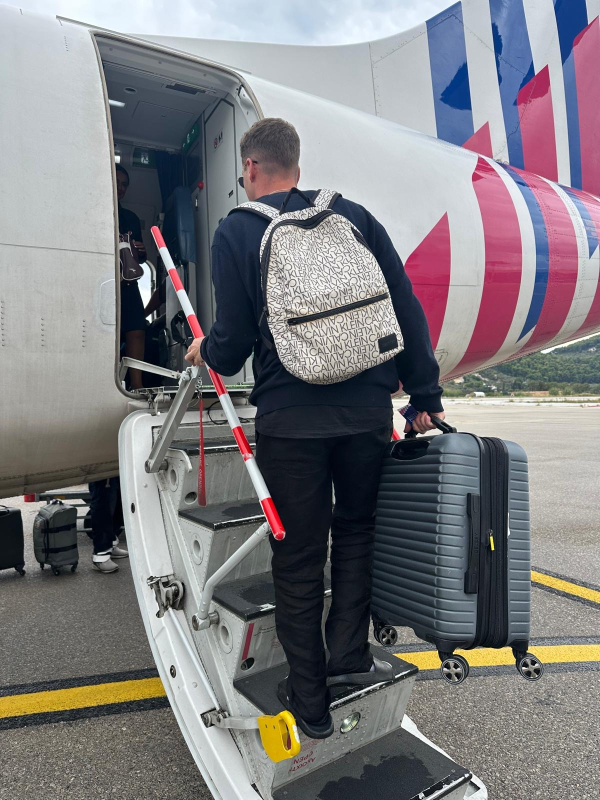
#> input picture images/original.jpg, 1200 x 1600 px (shown at 1/2 size)
$ python choreo.py ../images/original.jpg ../images/original.jpg ../images/original.jpg
#> lines starting #> are read from the running program, lines starting #| are printed output that depends on the picture; after the words box and inside, x2 and y2 are one past the last pixel; in counts of white or black regions, pixels touching at a corner belong together
# Camera choreography on the original photo (no AI):
# 1) slight zoom, glide left->right  2) zoom out to the full photo  3) zoom in to the pool, easing to a near stop.
import numpy as np, subprocess, sys
from PIL import Image, ImageFilter, ImageEnhance
from scipy.interpolate import PchipInterpolator
img=Image.open(sys.argv[1]).convert('RGB'); FF=sys.argv[2]; out=sys.argv[3]
#> further down, img is the input picture: PIL image 1200x1600 RGB; mean R, G, B 125.8, 124.1, 127.3
W,H=img.size; OW,OH,fps=720,1280,24; ar=OW/OH
#> after `W, H = img.size`: W = 1200; H = 1600
EH=int(round(W/ar)); oy=(EH-H)/2           # extended canvas tall enough to show the full photo in 9:16
#> after `EH = int(round(W / ar))`: EH = 2133
#> after `oy = (EH - H) / 2`: oy = 266.5
s=max(W/W,EH/H); bg=img.resize((int(W*s)+2,int(H*s)+2),Image.LANCZOS)
#> after `s = max(W / W, EH / H)`: s = 1.33
bx=(bg.width-W)//2; bg=bg.crop((bx,0,bx+W,EH)).filter(ImageFilter.GaussianBlur(45))
#> after `bx = (bg.width - W) // 2`: bx = 200
#> after `bg = bg.crop((bx, 0, bx + W, EH)).filter(ImageFilter.GaussianBlur(45))`:
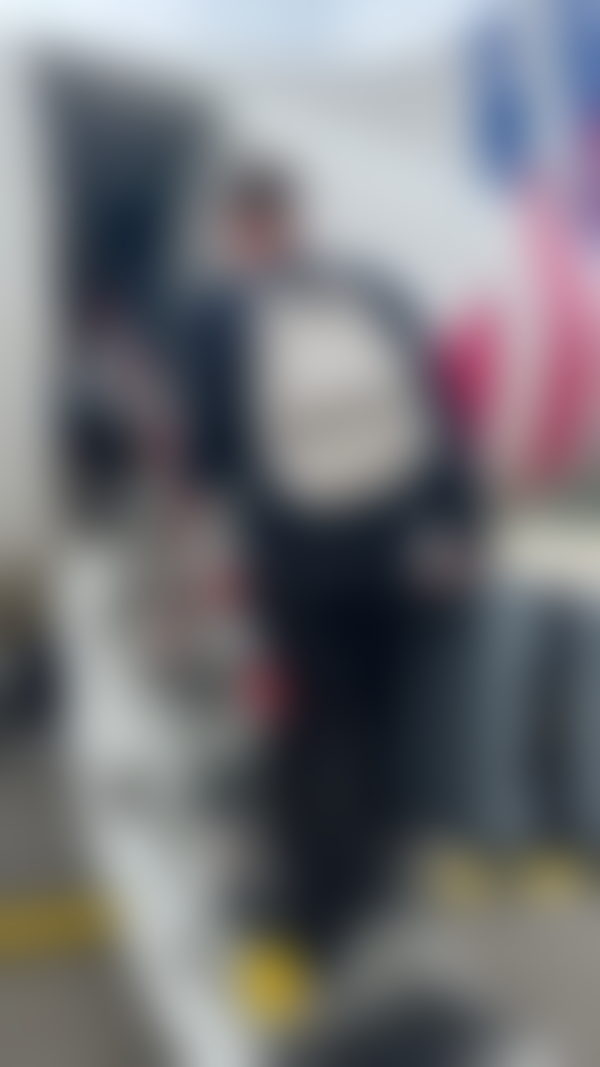
#> bg: PIL image 1200x2133 RGB (shown at 1/2 size); mean R, G, B 116.6, 116.9, 120.9
bg=ImageEnhance.Brightness(bg).enhance(0.55)
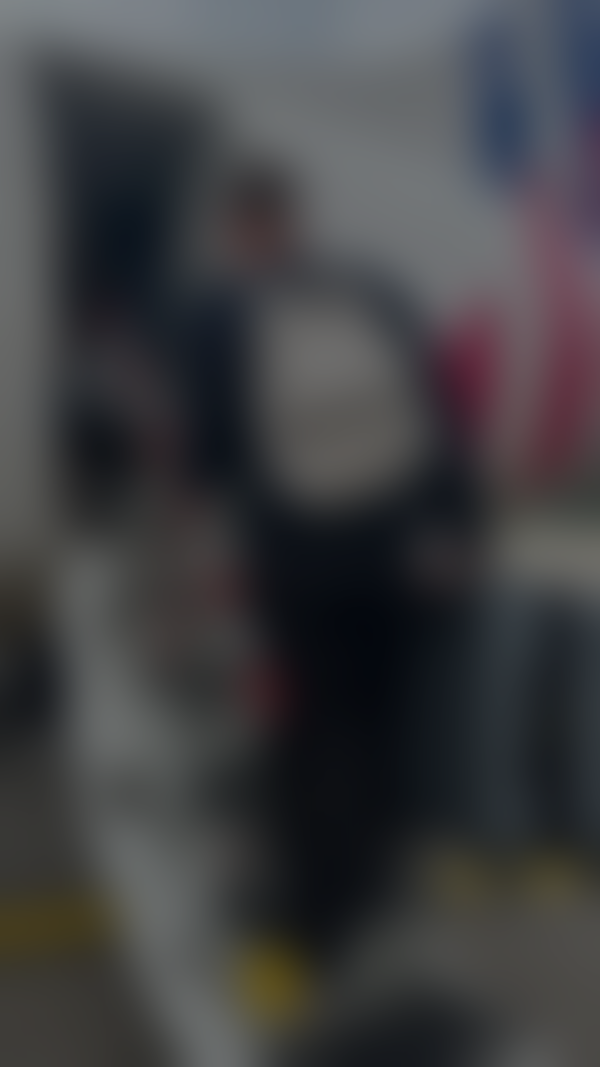
#> bg: PIL image 1200x2133 RGB (shown at 1/2 size); mean R, G, B 63.7, 63.8, 66
mask=Image.new('L',(W,H),255).crop((0,0,W,H)); m=Image.new('L',(W,H),0); m.paste(255,(0,14,W,H-14)); m=m.filter(ImageFilter.GaussianBlur(10))
#> after `mask = Image.new('L', (W, H), 255).crop((0, 0, W, H))`: mask: PIL image 1200x1600 L; every value is 255
#> after `m = Image.new('L', (W, H), 0)`: m: PIL image 1200x1600 L; every value is 0
#> after `m.paste(255, (0, 14, W, H - 14))`:
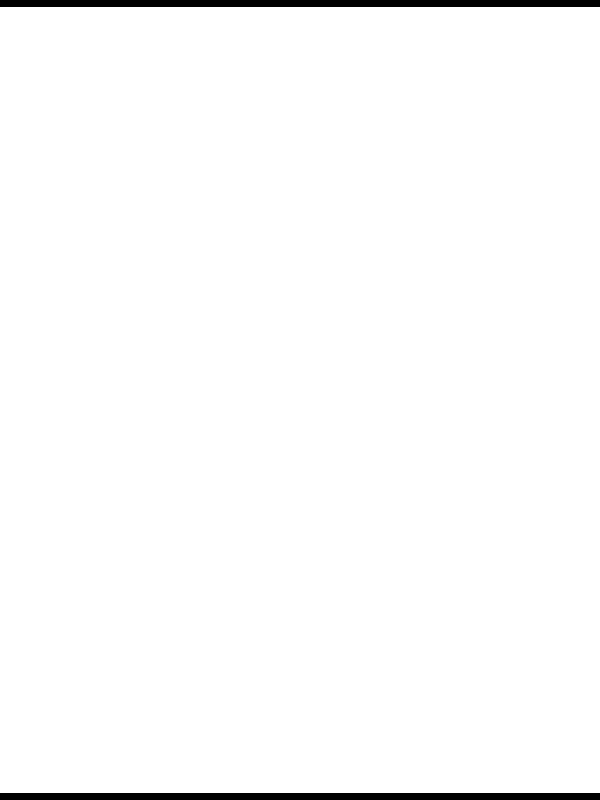
#> m: PIL image 1200x1600 L (shown at 1/2 size); 98.2% white; 2 black regions, box (x1, y1, x2, y2) and area: (0, 0, 1200, 14) 16800, (0, 1586, 1200, 1600) 16800
#> after `m = m.filter(ImageFilter.GaussianBlur(10))`:
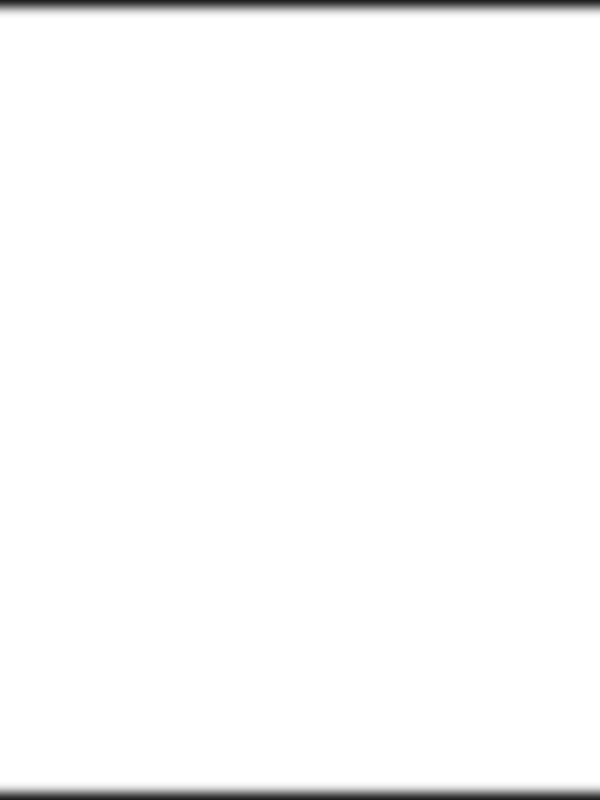
#> m: PIL image 1200x1600 L (shown at 1/2 size); min 29, max 255, mean 250.5
E=bg.copy(); E.paste(img,(0,int(oy)),m)
#> after `E.paste(img, (0, int(oy)), m)`:
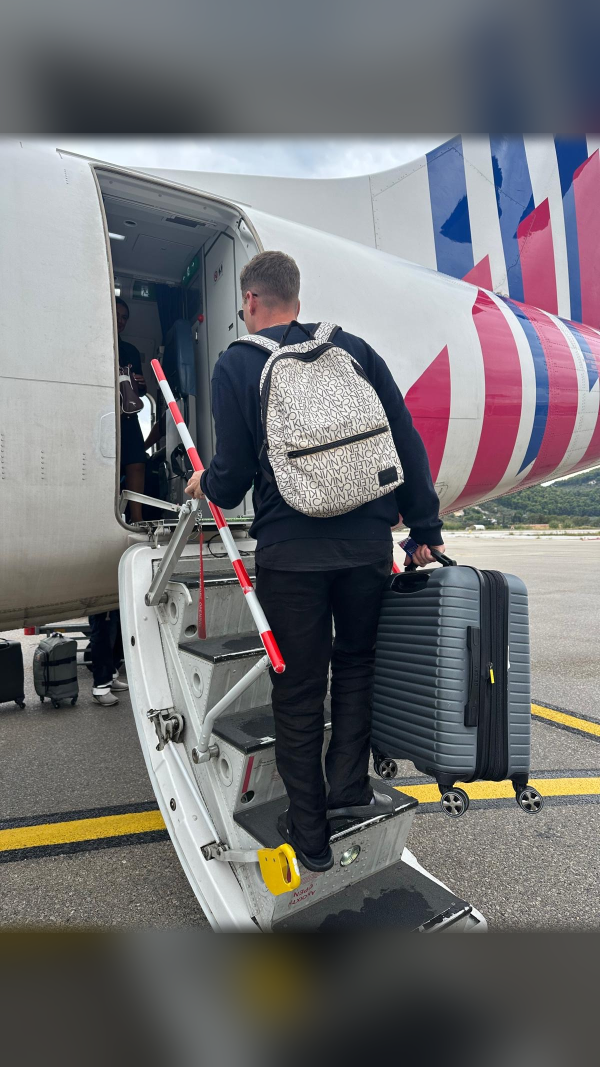
#> E: PIL image 1200x2133 RGB (shown at 1/2 size); mean R, G, B 113, 112.3, 114.9
#            t     cx    cy    window height (photo px)
K=np.array([[0.0,  300,  470,  770],
            [3.4,  925,  470,  770],
            [6.6,  611,  H/2,  EH ],
            [11.0, 640,  352,  500],
            [14.8, 641,  354,  470]])
dur=14.8; N=int(round(dur*fps)); t=np.arange(N)/fps
f=[PchipInterpolator(K[:,0],K[:,i]) for i in (1,2)]+[PchipInterpolator(K[:,0],np.log(K[:,3]))]
#> (the run stopped early here; a loop or call above may not have finished)
